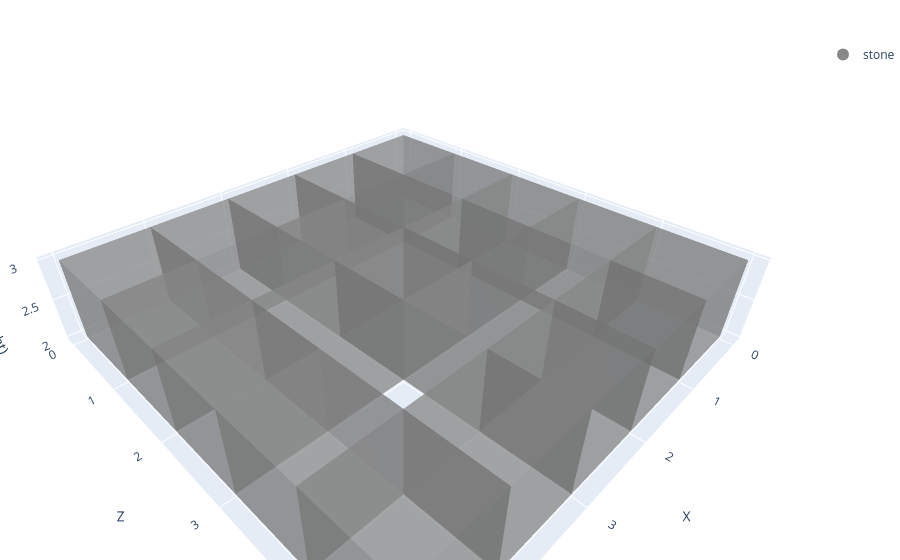

Notebook cell for this chart:
### Code cell
coords = [
    {"x":  0, "y": 2, "z": 0, "material": "stone"},
    {"x":  1, "y": 2, "z": 0, "material": "stone"},
    {"x":  2, "y": 2, "z": 0, "material": "stone"},
    {"x":  3, "y": 2, "z": 0, "material": "stone"},
    {"x":  4, "y": 2, "z": 0, "material": "stone"},
    {"x":  0, "y": 2, "z": 1, "material": "stone"},
    {"x":  2, "y": 2, "z": 1, "material": "stone"},
    {"x":  4, "y": 2, "z": 1, "material": "stone"},
    {"x":  0, "y": 2, "z": 2, "material": "stone"},
    {"x":  1, "y": 2, "z": 2, "material": "stone"},
    {"x":  2, "y": 2, "z": 2, "material": "stone"},
    {"x":  3, "y": 2, "z": 2, "material": "stone"},
    {"x":  4, "y": 2, "z": 2, "material": "stone"},
    {"x":  0, "y": 2, "z": 3, "material": "stone"},
    {"x":  2, "y": 2, "z": 3, "material": "stone"},
    {"x":  4, "y": 2, "z": 3, "material": "stone"},
    {"x":  0, "y": 2, "z": 4, "material": "stone"},
    {"x":  1, "y": 2, "z": 4, "material": "stone"},
    {"x":  2, "y": 2, "z": 4, "material": "stone"},
    {"x":  3, "y": 2, "z": 4, "material": "stone"},
    {"x":  4, "y": 2, "z": 4, "material": "stone"},
]

print(has_rooms(coords, 1))
print(has_rooms(coords, 2))
print(has_rooms(coords, 3))
print(has_rooms(coords, 4))
print(has_rooms(coords, 5))

plotly_blocks.plot(coords)

### Figure 1 — Plotly figure (JSON) as saved in the notebook; plotly's stock layout.template omitted (floating-point values rounded to 4 significant figures; data arrays with more than 128 entries replaced by an {"elided": "..."} marker saying what was removed)
{"data": [{"facecolor": {"elided": "252 str values"}, "flatshading": true, "i": {"elided": "252 int values"}, "j": {"elided": "252 int values"}, "k": {"elided": "252 int values"}, "opacity": 0.5, "type": "mesh3d", "x": {"elided": "168 int values"}, "y": {"elided": "168 int values"}, "z": {"elided": "168 int values"}}, {"marker": {"color": "#888888", "size": 8}, "mode": "markers", "name": "stone", "showlegend": true, "type": "scatter3d", "x": [null], "y": [null], "z": [null]}], "layout": {"legend": {"itemsizing": "constant"}, "margin": {"b": 0, "l": 0, "r": 0, "t": 40}, "scene": {"aspectmode": "data", "xaxis": {"title": {"text": "X"}}, "yaxis": {"title": {"text": "Z"}}, "zaxis": {"title": {"text": "Y (Height)"}}}, "title": {"text": ""}}}
